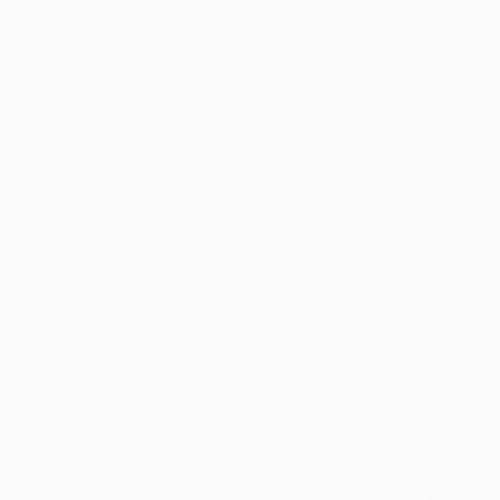
Frame 1 (no input)
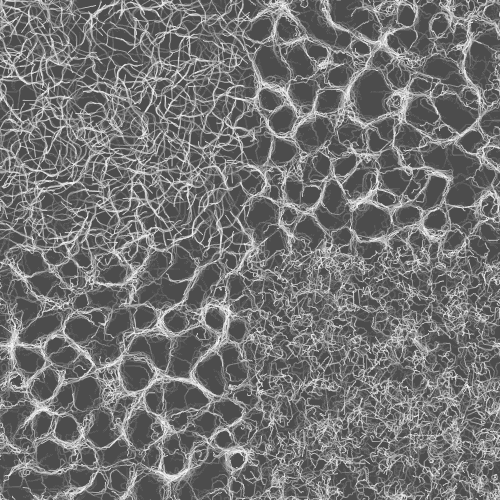
Frame 60 (no input)
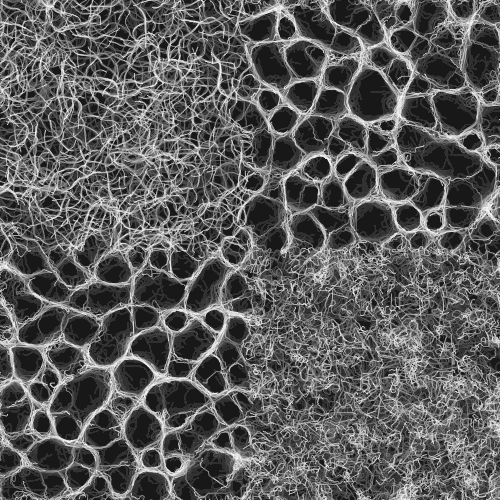
Frame 120 (the mouse pressed at the canvas centre since frame 60)

The p5.js sketch that drew these frames (run headless with seeded random() and noise() and a simulated clock; from frame 60 on, the mouse is pressed at the canvas centre):

// p5.js sketch
// ── sketch.js
let molds = [];
let num = 4000;
let d;

function setup() {
  createCanvas(500, 500);
  angleMode(DEGREES);

  for (let i = 0; i < num; i++) {
    molds[i] = new Mold();
  }
}

function draw() {
  background(0, 5);
  loadPixels();

  for (let i = 0; i < num; i++) {
    molds[i].update();
    molds[i].display();
  }
}

/*
----- Coding Tutorial by Patt Vira ----- 
Name: Slime Molds (Physarum)
Video Tutorial: https://youtu.be/VyXxSNcgDtg
Connect with Patt: @pattvira
https://www.pattvira.com/

References: 
1. Algorithm by Jeff Jones: https://uwe-repository.worktribe.com/output/980579/characteristics-of-pattern-formation-and-evolution-in-approximations-of-physarum-transport-networks
2. Explanation by Sage Jenson: https://cargocollective.com/sagejenson/physarum
3. Real life Slime Molds: https://www.youtube.com/watch?v=elqwn7k2Wwk


----------------------------------------
*/

// ── mold.js
class Mold {
  constructor() {
    // Mold variables
    // const thirdW = width / 3;
    // const thridH = height / 3;
    // this.x = thirdW + random(thirdW);
    // this.y = thridH + random(thridH);
    this.x = random(0, width);
    this.y = random(0, height);
    this.r = 0.5;

    this.heading = random(360);
    this.vx = cos(this.heading);
    this.vy = sin(this.heading);

    this.rotAngle = 45;
    this.sensorAngle = 45;
    this.sensorDist = 10;

    // Sensor variables
    this.rSensorPos = createVector(0, 0);
    this.lSensorPos = createVector(0, 0);
    this.fSensorPos = createVector(0, 0);
  }

  update() {
    this.vx = cos(this.heading);
    this.vy = sin(this.heading);

    // Using % Modulo expression to wrap around the canvas
    this.x = (this.x + this.vx + width) % width;
    this.y = (this.y + this.vy + height) % height;

    // bottom right
    if (this.x > width / 2 && this.y > height / 2) {
      this.rotAngle = 45;
      this.sensorAngle = 5;
      this.sensorDist = 200;
    }
    // top left
    else if (this.x < width / 2 && this.y < height / 2) {
      this.rotAngle = 10;
      this.sensorAngle = 45;
      this.sensorDist = 2;
    }
    // top right
    else if (this.x > width / 2 && this.y < height / 2) {
      this.rotAngle = 45;
      this.sensorAngle = 45;
      this.sensorDist = 10;
    }
    // bottom left
    else {
      this.rotAngle = 45;
      this.sensorAngle = 45;
      this.sensorDist = 10;
    }

    // Get 3 sensor positions based on current position and heading
    this.getSensorPos(this.rSensorPos, this.heading + this.sensorAngle);
    this.getSensorPos(this.lSensorPos, this.heading - this.sensorAngle);
    this.getSensorPos(this.fSensorPos, this.heading);

    // Get indices of the 3 sensor positions and get the color values from those indices
    let index, l, r, f;
    index = 4 * floor(this.rSensorPos.y) * width + 4 * floor(this.rSensorPos.x);
    r = pixels[index];

    index = 4 * floor(this.lSensorPos.y) * width + 4 * floor(this.lSensorPos.x);
    l = pixels[index];

    index = 4 * floor(this.fSensorPos.y) * width + 4 * floor(this.fSensorPos.x);
    f = pixels[index];

    // Compare values of f, l, and r to determine movement
    if (f > l && f > r) {
      this.heading += 0;
    } else if (f < l && f < r) {
      if (random(1) < 0.5) {
        this.heading += this.rotAngle;
      }
    } else if (l > r) {
      this.heading += -this.rotAngle;
    } else if (r > l) {
      this.heading += this.rotAngle;
    }
  }

  display() {
    noStroke();
    fill(255);
    ellipse(this.x, this.y, this.r * 2, this.r * 2);

    // line(this.x, this.y, this.x + this.r*3*this.vx, this.y + this.r*3*this.vy);
    // fill(255, 0, 0);
    // ellipse(this.rSensorPos.x, this.rSensorPos.y, this.r*2, this.r*2);
    // ellipse(this.lSensorPos.x, this.lSensorPos.y, this.r*2, this.r*2);
    // ellipse(this.fSensorPos.x, this.fSensorPos.y, this.r*2, this.r*2);
  }

  getSensorPos(sensor, angle) {
    sensor.x = (this.x + this.sensorDist * cos(angle) + width) % width;
    sensor.y = (this.y + this.sensorDist * sin(angle) + height) % height;
  }
}
